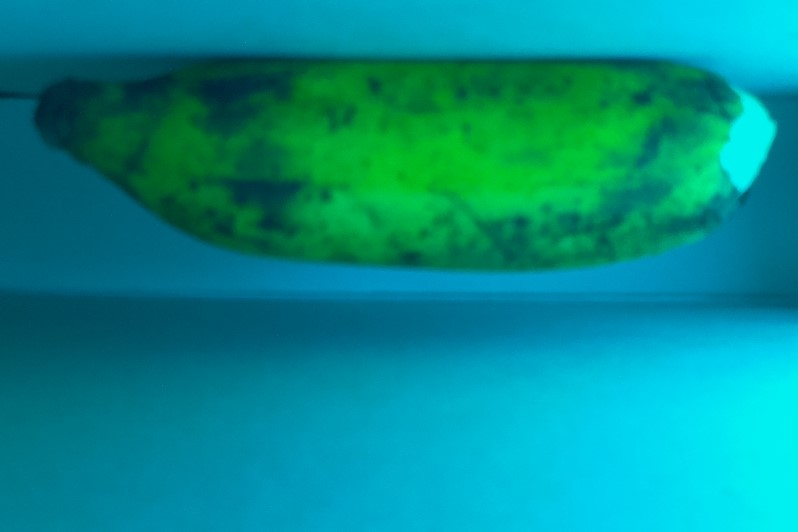
#> input picture images/1.jpg, 798 x 532 px
$ python -i image_processing.py   (imports and definitions only)   (older library calls are emulated)
#> lines starting #> are read from the running program, lines starting #| are printed output that depends on the picture
import cv2
from time import sleep
from skimage.metrics import structural_similarity as ssim
import numpy as np
from scipy.linalg import norm
from scipy import average
from PIL import Image
from skimage.restoration import denoise_nl_means, estimate_sigma
from skimage import img_as_ubyte, img_as_float
from matplotlib import pyplot as plt

class ImageProc:
    Image.MAX_IMAGE_PIXELS = None

    # [7 lines left out: function uniform_dim, not called in this run]

    def pre_processing(imageA, imageB):
        def de_noise(img):
            float_img = img_as_float(img)
            sigma_est = np.mean(estimate_sigma(float_img, multichannel=True))
            denoise_img = denoise_nl_means(float_img, h=1.15 * sigma_est, fast_mode=True,
                                           patch_size=5, patch_distance=3, multichannel=True)
            return img_as_ubyte(denoise_img)
        # noise removal
        imageA = de_noise(imageA)
        imageB = de_noise(imageB)

        #clr to grey
        imageA = cv2.cvtColor(imageA, cv2.COLOR_BGR2GRAY)
        imageB = cv2.cvtColor(imageB, cv2.COLOR_BGR2GRAY)

        #edge detetction
        imageA = cv2.Canny(imageA, 100, 200)
        imageB = cv2.Canny(imageB, 100, 200)

        #uniform dimensions
        imageA, imageB = ImageProc.uniform_dim(imageA, imageB)

        #sharpening the images
        kernel = np.array([ [-1,-1,-1],
                            [-1,5,-1],
                            [-1,-1,-1] ])
        imageA = cv2.filter2D(imageA, -1, kernel)
        imageB = cv2.filter2D(imageB, -1, kernel)

        return (imageA, imageB)

    # [39 lines left out: functions compare, compare_images, hist_compare, not called in this run]

>>> import cv2
>>> picture = cv2.imread('../images/1.jpg', cv2.IMREAD_GRAYSCALE)
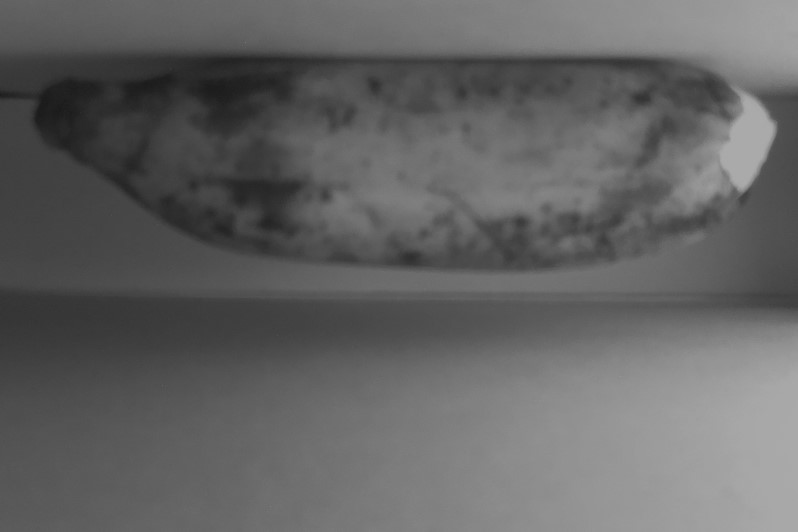
#> picture: shape (532, 798); min 26, max 172, mean 99.5
#> (the run stopped early here; a loop or call above may not have finished)

$ run again, on images/3.jpg
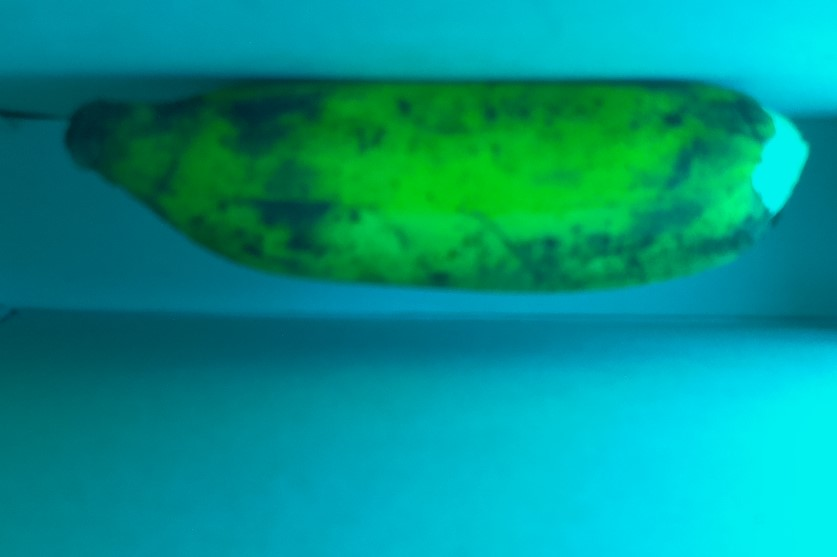
#> input picture images/3.jpg, 837 x 557 px
#> `picture = cv2.imread('../images/1.jpg', cv2.IMREAD_GRAYSCALE)`:
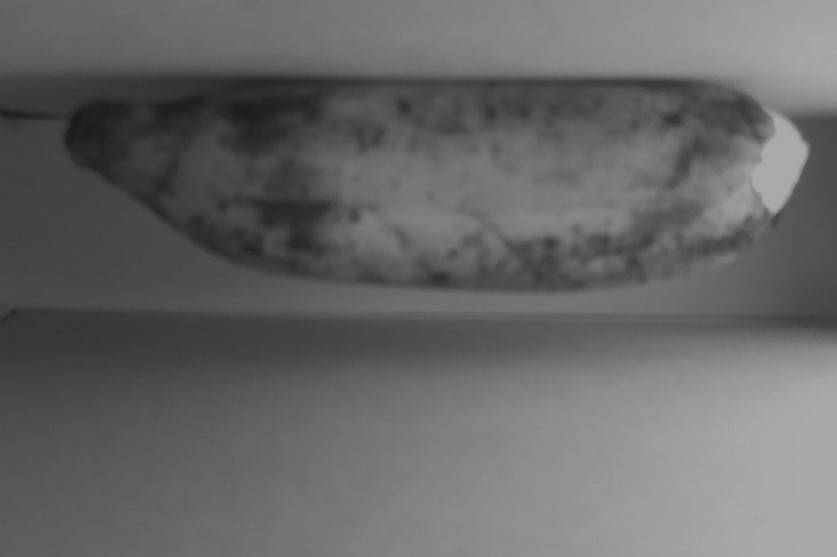
#> picture: shape (557, 837); min 26, max 173, mean 103.4
